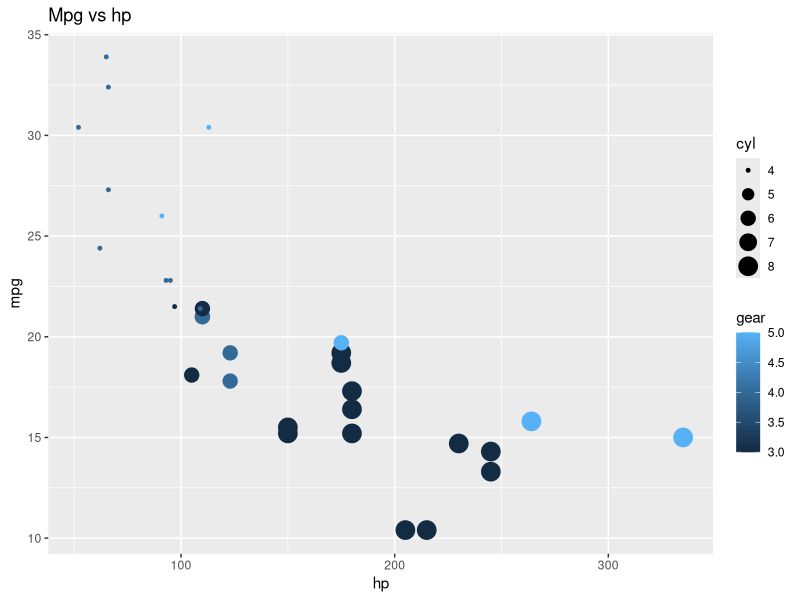

Write R code to recreate this figure.
#Example script

require(tidyverse)

data("mtcars")

mtcars %>% View()
mtcars %>% ggplot()+
  geom_point(aes(x = hp,
                 y = mpg,
                 size = cyl,
                 color = gear))+
  ggtitle("Mpg vs hp")
